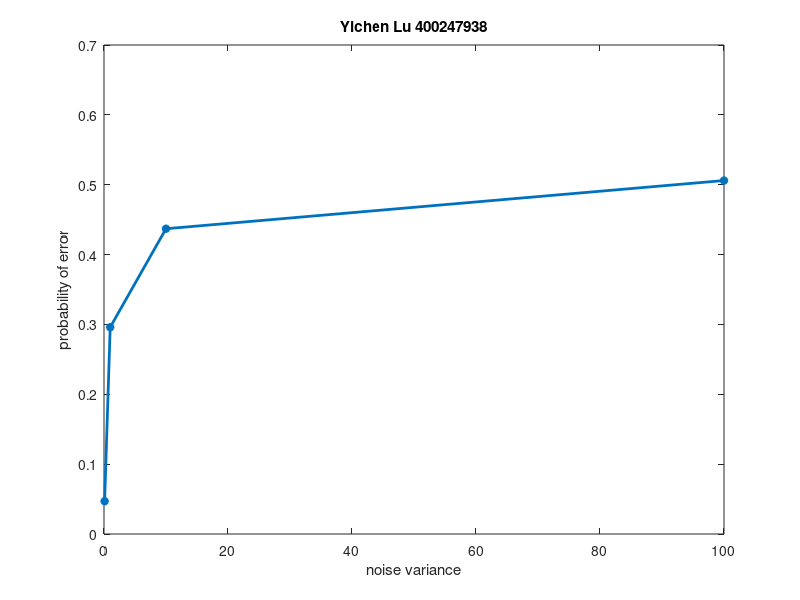

Here is the MATLAB script that generated this plot:
%Yichen Lu luy191 400247938
clc;
clear;

p=0.5;
tau=0.5;
variance=[0.1,1,10,100];
N=1000;
error=zeros(1,4);
s=randi([0,1],[1,1000]);

for i= 1:4
    e = randn(1,1000)*sqrt(variance(i));
    r = s+e;
    for j = 1:N
        if(s(j)==0 && r(j)>=tau) || (s(j)==1 && r(j)<tau)
            error(i) = error(i)+1;
        end
    end
end

figure
plot(variance,error/N,'LineWidth',2,'Marker','*')
title('Yichen Lu 400247938')
xlabel('noise variance')
ylabel('probability of error')

